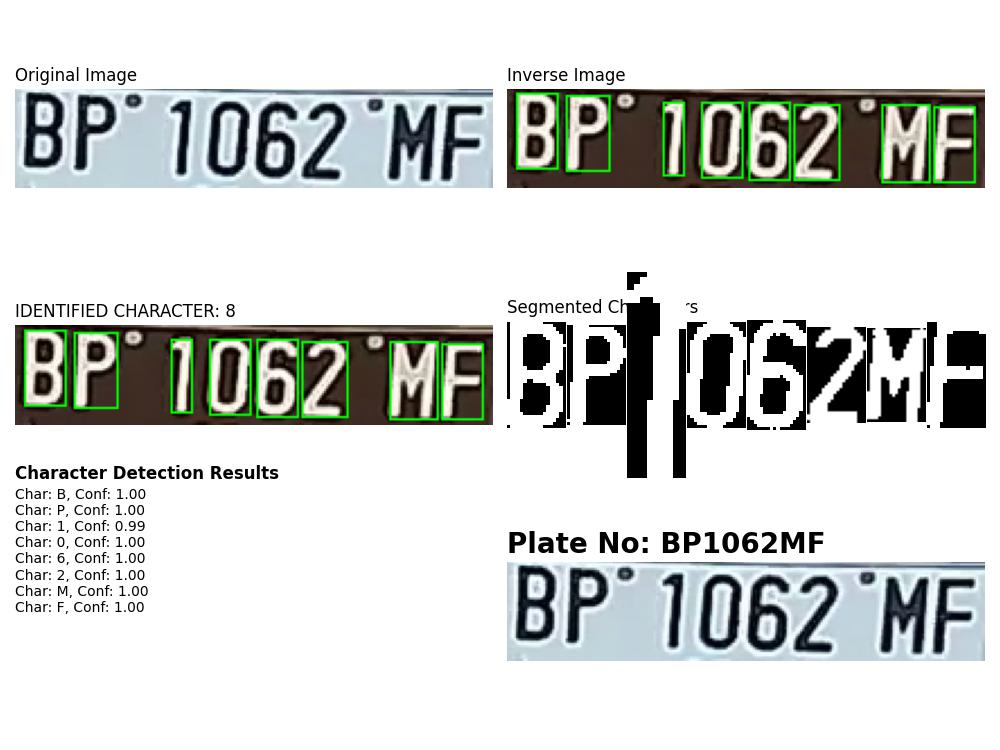
#> input picture grid_character_recognition_test/2024-10-14-09-05-33-668721.jpg, 1000 x 750 px
$ python -i backgrounds.py   (imports and definitions only)
#> lines starting #> are read from the running program, lines starting #| are printed output that depends on the picture; after the words box and inside, x2 and y2 are one past the last pixel; in counts of white or black regions, pixels touching at a corner belong together
import cv2
import numpy as np
import logging
from colorama import Fore, Style, init

# [3 lines not run here, left out]

def check_background(gray_image, verbose=False):
    _, binary_image = cv2.threshold(gray_image, 127, 255, cv2.THRESH_BINARY)
    white_pixels = np.sum(binary_image == 255)
    black_pixels = np.sum(binary_image == 0)

    bgr_image = cv2.cvtColor(gray_image, cv2.COLOR_GRAY2BGR)
    hsv_image = cv2.cvtColor(bgr_image, cv2.COLOR_BGR2HSV)

    lower_green = np.array([35, 50, 50])
    upper_green = np.array([85, 255, 255])

    lower_yellow = np.array([20, 100, 100])
    upper_yellow = np.array([30, 255, 255])

    lower_red1 = np.array([0, 100, 100])
    upper_red1 = np.array([10, 255, 255])
    lower_red2 = np.array([160, 100, 100])
    upper_red2 = np.array([180, 255, 255])

    lower_blue = np.array([100, 150, 0])
    upper_blue = np.array([140, 255, 255])

    mask_green = cv2.inRange(hsv_image, lower_green, upper_green)
    mask_yellow = cv2.inRange(hsv_image, lower_yellow, upper_yellow)
    mask_red1 = cv2.inRange(hsv_image, lower_red1, upper_red1)
    mask_red2 = cv2.inRange(hsv_image, lower_red2, upper_red2)
    mask_red = mask_red1 + mask_red2
    mask_blue = cv2.inRange(hsv_image, lower_blue, upper_blue)

    green_pixels = np.sum(mask_green == 255)
    yellow_pixels = np.sum(mask_yellow == 255)
    red_pixels = np.sum(mask_red == 255)
    blue_pixels = np.sum(mask_blue == 255)

    if abs(black_pixels - blue_pixels) / max(black_pixels, blue_pixels) < 0.1:
        if verbose:
            logging.info('=' * 80)
            logging.info('=' * 30 + " BLACK-BLUE PLATE " + '=' * 30)
            logging.info('=' * 80)
        return "bg_black_blue"

    if white_pixels > black_pixels and white_pixels > green_pixels and white_pixels > yellow_pixels and white_pixels > red_pixels and white_pixels > blue_pixels:
        if verbose:
            logging.info('=' * 80)
            logging.info('=' * 30 + " WHITE PLATE " + '=' * 30)
            logging.info('=' * 80)
        return "bg_white"

    elif black_pixels > white_pixels and black_pixels > green_pixels and black_pixels > yellow_pixels and black_pixels > red_pixels and black_pixels > blue_pixels:
        if verbose:
            logging.info('=' * 80)
            logging.info('=' * 30 + " BLACK PLATE " + '=' * 30)
            logging.info('=' * 80)
        return "bg_black"

    elif green_pixels > white_pixels and green_pixels > yellow_pixels and green_pixels > red_pixels and green_pixels > blue_pixels:
        return "bg_green"

    elif yellow_pixels > white_pixels and yellow_pixels > green_pixels and yellow_pixels > red_pixels and yellow_pixels > blue_pixels:
        return "bg_yellow"

    elif red_pixels > white_pixels and red_pixels > green_pixels and red_pixels > yellow_pixels and red_pixels > blue_pixels:
        return "bg_red"

    elif blue_pixels > white_pixels and blue_pixels > green_pixels and blue_pixels > yellow_pixels and blue_pixels > red_pixels:
        return "bg_blue"

    else:
        return "bg_unknown"

>>> import cv2
>>> picture = cv2.imread('../../../../../grid_character_recognition_test/2024-10-14-09-05-33-668721.jpg', cv2.IMREAD_GRAYSCALE)
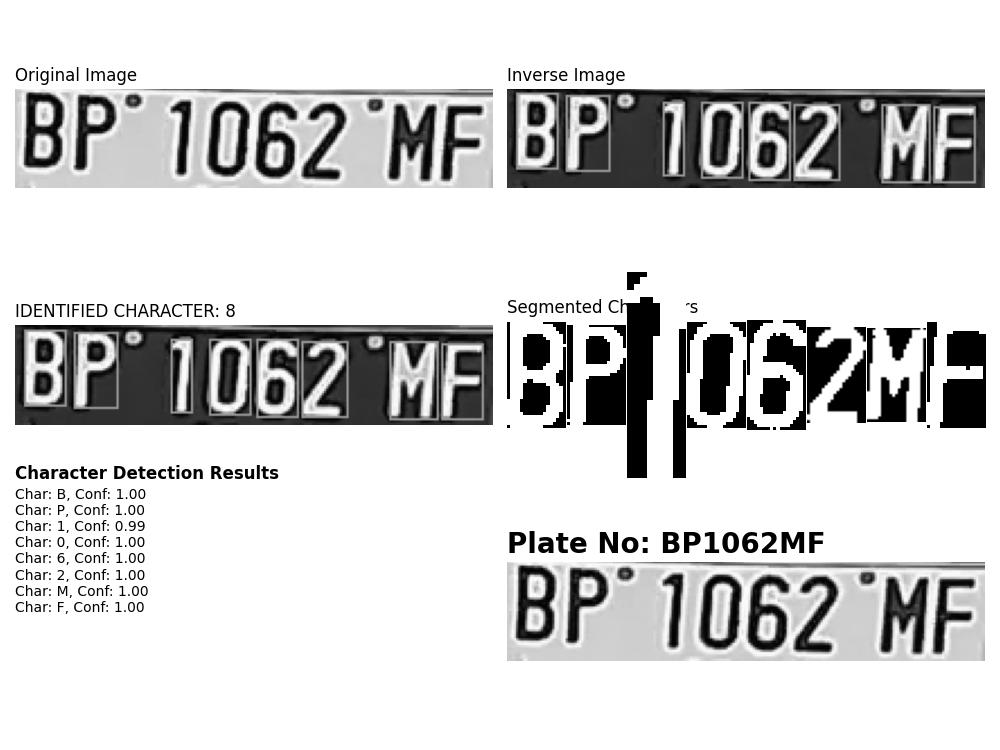
#> picture: shape (750, 1000); min 0, max 255, mean 210.8
>>> result = check_background(picture)
#> in check_background, `_, binary_image = cv2.threshold(gray_image, 127, 255, cv2.THRESH_BINARY)`:
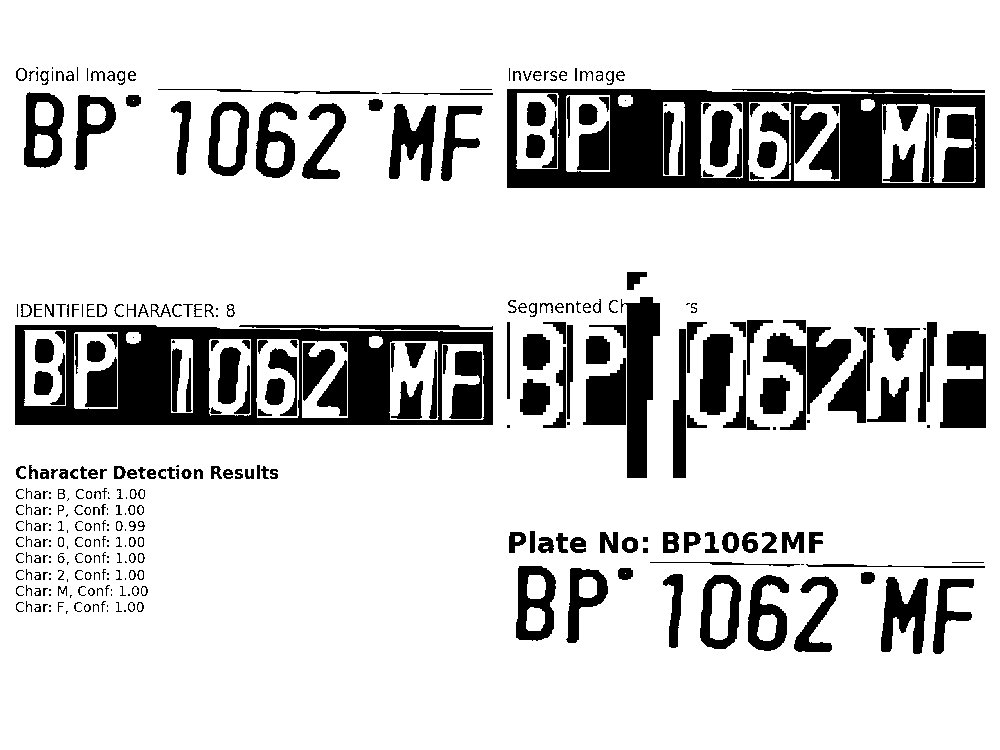
#> binary_image: shape (750, 1000); 82.9% white; 374 black regions (88 under 20 px), largest, box (x1, y1, x2, y2) and area: (507, 89, 985, 188) 21966, (15, 325, 493, 425) 21647, (621, 297, 660, 478) 4413
#> in check_background, `white_pixels = np.sum(binary_image == 255)`: white_pixels = 622091
#> in check_background, `black_pixels = np.sum(binary_image == 0)`: black_pixels = 127909
#> in check_background, `hsv_image = cv2.cvtColor(bgr_image, cv2.COLOR_BGR2HSV)`: hsv_image: shape (750, 1000, 3); mean H, S, V 0, 0, 210.8
#> in check_background, `mask_green = cv2.inRange(hsv_image, lower_green, upper_green)`: mask_green: shape (750, 1000); every value is 0
#> in check_background, `green_pixels = np.sum(mask_green == 255)`: green_pixels = 0
#> result = 'bg_white'
